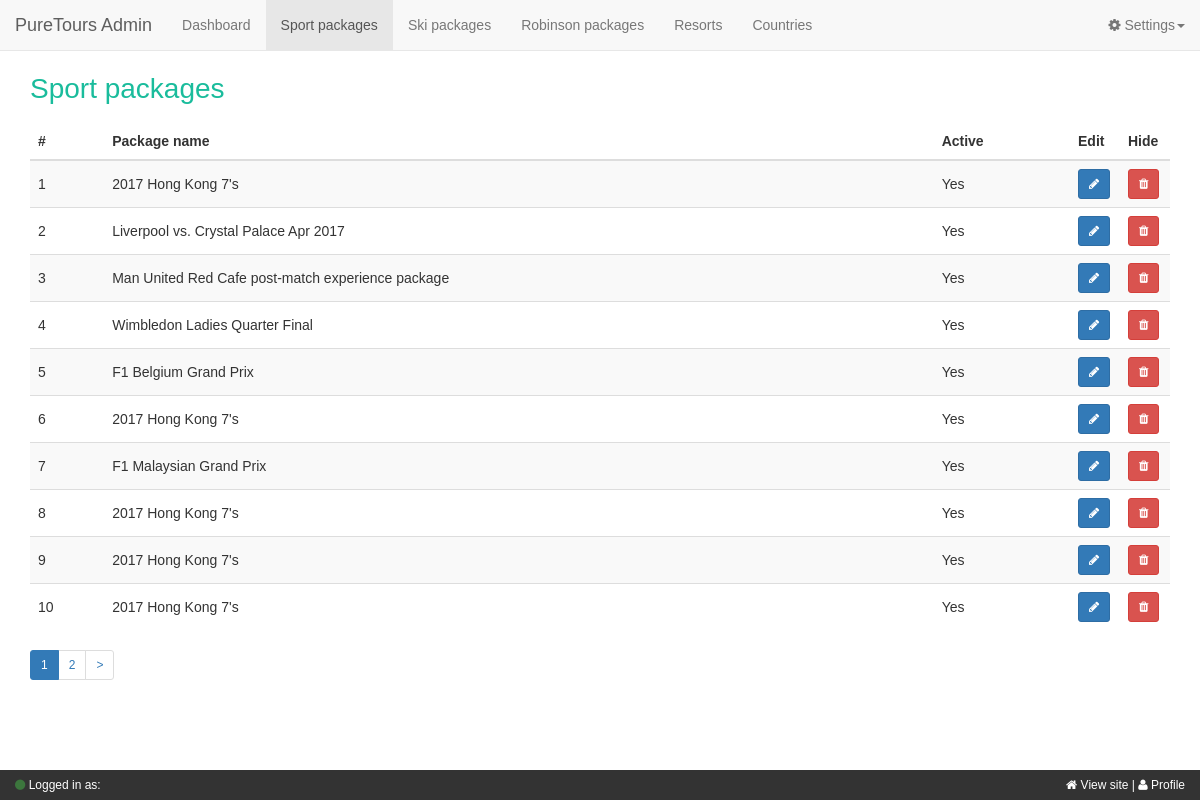
Page /index.php/admin_sport_packages on the committed database.
### tables this page shows
CREATE TABLE `package` (
  `package_id` int(11) unsigned NOT NULL AUTO_INCREMENT,
  `package_name` varchar(80) DEFAULT NULL,
  `package_description` text,
  `package_category_id` int(11) unsigned DEFAULT NULL,
  `active` tinyint(1) DEFAULT '1',
  `date_available` datetime DEFAULT NULL,
  `date_end` datetime DEFAULT NULL,
  `date_created` timestamp NULL DEFAULT CURRENT_TIMESTAMP,
  `date_updated` datetime DEFAULT NULL,
  `tags` varchar(128) DEFAULT NULL,
  `base_price` decimal(12,2) DEFAULT NULL,
  `duration` int(11) DEFAULT NULL,
  `inclusion_id` int(11) unsigned DEFAULT NULL,
  `exclusion_id` int(11) unsigned DEFAULT NULL,
  `banner` varchar(128) DEFAULT NULL,
  PRIMARY KEY (`package_id`)
);

### application/core/MY_Controller.php (called while the page is built, shortened)
<?php defined('BASEPATH') OR exit('No direct script access allowed');
class MY_Controller extends CI_Controller
{
    public function __construct()
    {
        $this->load->library('session');
        $this->load->library('resources');
        $this->load->library('responder');
    }
    protected function layout_cms($layout = 'cms/_layout_main')
    {
        $this->load->view($layout);
    }
}

### index.php (called while the page is built, shortened)
<?php
require_once BASEPATH . 'core/CodeIgniter.php';

### application/classes/oPackage.php (called while the page is built, shortened)
<?php
    class oPackage
    {
        public function __construct($package = NULL)
        {
            if ( ! is_null($package))
            {
                $this->package_name = $package->package_name;
            }
        }
    }

### application/core/MY_Model.php (called while the page is built, shortened)
<?php defined('BASEPATH') OR exit('No direct script access allowed');
class MY_Model extends CI_Model
{
    protected function get_query_from_file($path, $query)
    {
        $base_path = APPPATH . "stored_procedures" . DIRECTORY_SEPARATOR;
        try {
            $query = file_get_contents($base_path . $path . DIRECTORY_SEPARATOR . $query);
            $query = str_replace('\n', ' ', $query);
            return $query;
        } catch (Exception $ex) {
            var_dump($ex->getMessage());
        }
        return false;
    }
}

### application/models/Package_m.php (called while the page is built, shortened)
<?php
require_once APPPATH.'classes/oPackage.php';
class Package_m extends MY_Model
{
    public function get_category_packages($category_id, $start = 0, $end = 10)
    {
        $query = $this->get_query_from_file('package', 'get_category_packages.sql');
        $query = str_replace('{$category_id}', $category_id, $query);
        $query = str_replace('{$start}', $start, $query);
        $query = str_replace('{$end}', $end, $query);
        $result = $this->db->query($query);
        $packages = array();
        foreach ($result->result() as $package) {
            $packages[] = new \PT_Classes\oPackage($package);
        }
        return $packages;
    }
}

### application/views/cms/pages/sport_packages/index.php (the view)
<div id="sport-packages">
    <div class="container">
        <div class="row">
            <div class="col-md-12">
                <h1 class="text-sport">Sport packages</h1>
            </div>
        </div>
        <div class="row">
            <div class="col-xs-12">
                <table class="table table-striped">
                    <thead>
                        <tr>
                            <th>#</th>
                            <th>Package name</th>
                            <th>Active</th>
                            <th width="50">Edit</th>
                            <th width="50">Hide</th>
                        </tr>
                    </thead>
                    <tbody>
                    <?php $i = $this->resources->data['start'] + 1; foreach ($this->resources->data['packages'] as $package): ?>
                        <tr>
                            <td><?php echo $i; ?></td>
                            <td><?php echo $package->package_name; ?></td>
                            <td>Yes</td>
                            <td><button class="btn btn-sm btn-primary"><i class="fa fa-pencil"></i></button></td>
                            <td><button class="btn btn-sm btn-danger"><i class="fa fa-trash"></i></button></td>
                        </tr>
                    <?php $i++; endforeach; ?>
                    </tbody>
                </table>
                <ul class="pagination pagination-sm">
                    <?php echo $this->resources->data['pagination_links']; ?>
                </ul>
            </div>
        </div>
    </div>
</div>

### application/views/cms/_layout_main.php (shortened to what this page needs)
<!DOCTYPE html>
<html lang="en">
<head>
    <?php foreach ($this->resources->css as $css): ?>
        <link rel="stylesheet" href="<?php echo base_url($css) ?>"/>
    <?php endforeach; ?>
</head>
<body>
<nav class="navbar navbar-default navbar-fixed-top">
    <div class="container-fluid">
        <div class="navbar-header">
            <a class="navbar-brand" href="#">PureTours Admin</a>
        </div>
        <div class="collapse navbar-collapse" id="bs-example-navbar-collapse-1">
            <ul class="nav navbar-nav">
                <li class="dashboard <?php echo $this->resources->data['page_title'] == 'Dashboard' ? 'active': ''; ?>">
                    <a href="<?php echo site_url('admin/dashboard'); ?>">Dashboard</a>
                </li>
                <li class="sport <?php echo $this->resources->data['page_title'] == 'Sport packages' ? 'active': ''; ?>">
                    <a href="<?php echo site_url('admin/sport-packages'); ?>">Sport packages</a>
                </li>
                <li class="ski <?php echo $this->resources->data['page_title'] == 'Ski packages' ? 'active': ''; ?>">
                    <a href="<?php echo site_url('admin/ski-packages'); ?>">Ski packages</a></li>
                <li class="robinson <?php echo $this->resources->data['page_title'] == 'Robinson packages' ? 'active': ''; ?>">
                    <a href="<?php echo site_url('admin/robinson-packages'); ?>">Robinson packages</a></li>
                <li class="resorts <?php echo $this->resources->data['page_title'] == 'Resorts' ? 'active': ''; ?>">
                    <a href="<?php echo site_url('admin/resorts'); ?>">Resorts</a></li>
                <li class="countries <?php echo $this->resources->data['page_title'] == 'Countries' ? 'active': ''; ?>">
                    <a href="<?php echo site_url('admin/countries'); ?>">Countries</a></li>
            </ul>
            <ul class="nav navbar-nav navbar-right">
                <li class="dropdown">
                    <a class="dropdown-toggle" data-toggle="dropdown" href="#">
                        <i class="fa fa-cog"></i> Settings<span class="caret"></span></a>
                </li>
            </ul>
        </div>
    </div>
</nav>
<main>
    <?php foreach ($this->resources->views as $view): ?>
        <?php $this->load->view($view); ?>
    <?php endforeach; ?>
</main>
<div class="admin-status-bar">
    <p class="pull-left">
        <i class="fa fa-circle text-success"></i> Logged in as: <b><?php echo $this->session->userdata('user')['username']; ?></b>
    </p>
    <div class="pull-right">
        <a target="_blank" href="<?php site_url(); ?>"><i class="fa fa-home"></i> View site</a> |
        <a href="#profile"><i class="fa fa-user"></i> Profile</a>
    </div>
</div>
</body>
</html>

### assets/css/global.css (style rules this page uses)
html { font-family: sans-serif; line-height: 1.15; -ms-text-size-adjust: 100%; -webkit-text-size-adjust: 100%; }
body { margin: 0; }
article, aside, details, figcaption, figure, footer, header, main, menu, nav, section, summary { display: block; }
a { background-color: transparent; -webkit-text-decoration-skip: objects; }
h1 { font-size: 2em; margin: 0.67em 0; }
button, input, optgroup, select, textarea { font: inherit; margin: 0; }
button, input { overflow: visible; }
button, select { text-transform: none; }
button, html [type="button"], [type="reset"], [type="submit"] { -webkit-appearance: button; }
* { box-sizing: border-box; }
html, body { font-family: "Avenir", sans-serif; }

### assets/css/global-cms.css (style rules this page uses)
.text-sport { color: #1abc9c; }
body { padding-top: 55px; margin-bottom: 35px; }
.pagination { margin-top: 0; }
.admin-status-bar { position: fixed; z-index: 10; bottom: 0; left: 0; width: 100%; background: #333; height: 30px; color: #fFF; line-height: 30px; font-size: 12px; padding-left: 15px; padding-right: 15px; }
.admin-status-bar a { color: #FFF; }
.table > tbody > tr > td, .table > tbody > tr > th, .table > tfoot > tr > td, .table > tfoot > tr > th, .table > thead > tr > td, .table > thead > tr > th { vertical-align: middle; }

### rows in the picture
package: package_name "2017 Hong Kong 7's"
package: package_name "Liverpool vs. Crystal Palace Apr 2017"
package: package_name "Man United Red Cafe post-match experience package"
package: package_name "Wimbledon Ladies Quarter Final"
package: package_name "F1 Belgium Grand Prix"
package: package_name "2017 Hong Kong 7's"
package: package_name "F1 Malaysian Grand Prix"
package: package_name "2017 Hong Kong 7's"
package: package_name "2017 Hong Kong 7's"
package: package_name "2017 Hong Kong 7's"

### other values in the picture
$this->resources->data['pagination_links'] "1 2 >"
